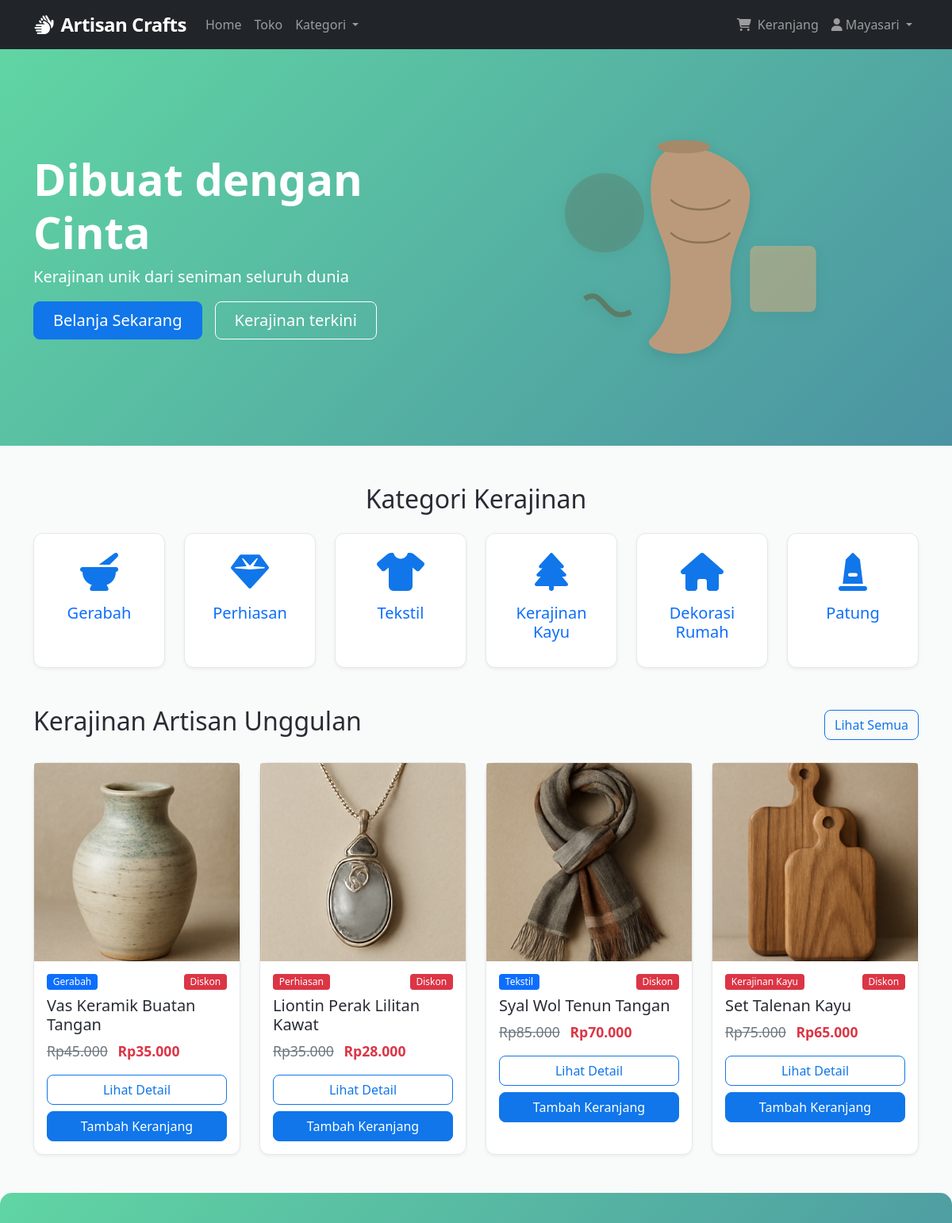
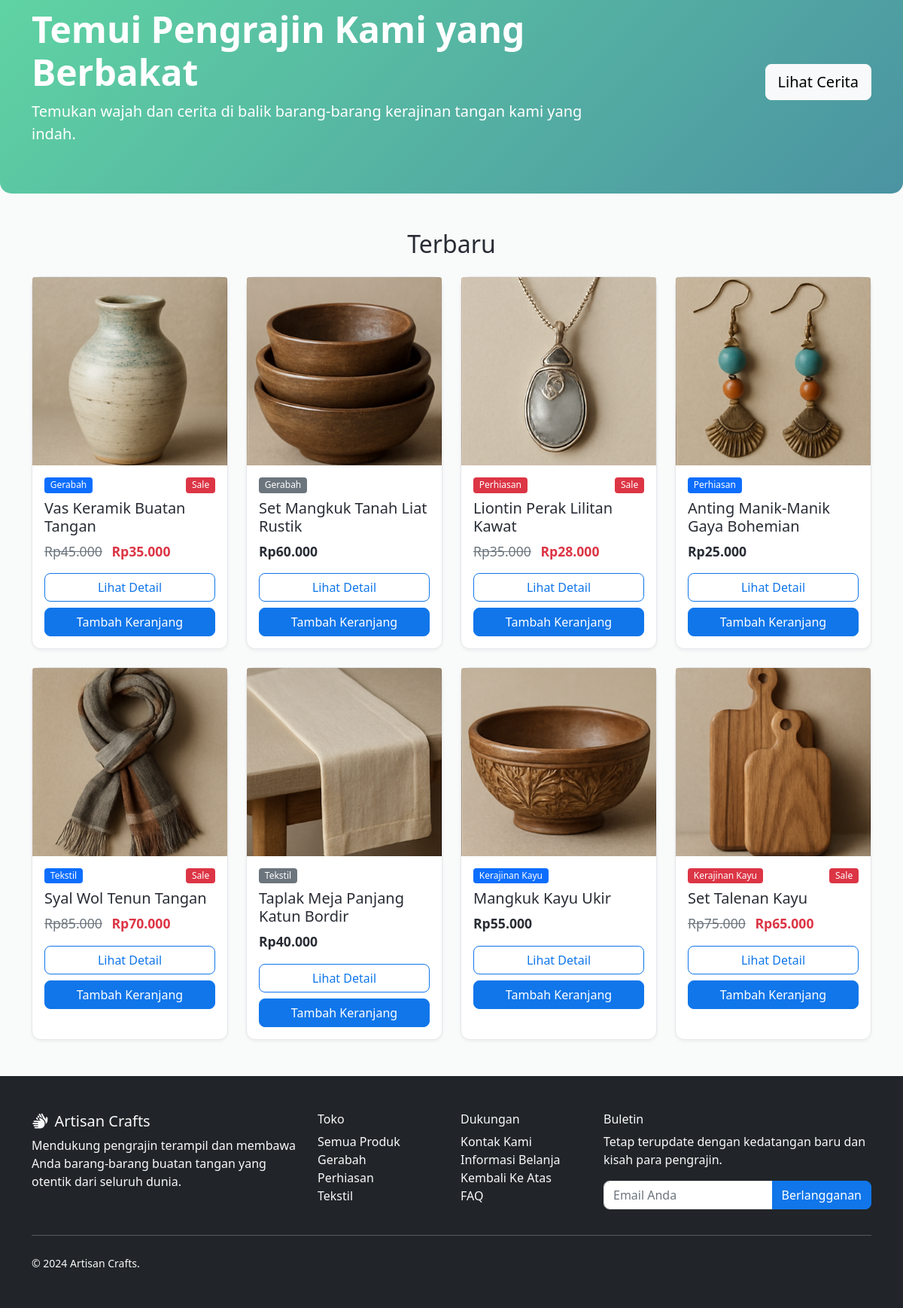
The app's page / (signed in) with its own data (2 pictures, top to bottom).
### models.py (models this page shows, shortened)
class Category(db.Model):
    id = db.Column(db.Integer, primary_key=True)
    code = db.Column(db.String(2), unique=True, nullable=False)
    name = db.Column(db.String(100), nullable=False)
    items = db.relationship('Item', backref='category', lazy=True)

class Item(db.Model):
    id = db.Column(db.Integer, primary_key=True)
    title = db.Column(db.String(200), nullable=False)
    slug = db.Column(db.String(200), unique=True, nullable=False)
    description = db.Column(db.Text, nullable=False)
    price = db.Column(db.Numeric(10, 2), nullable=False)
    discount_price = db.Column(db.Numeric(10, 2), nullable=True)
    image_url = db.Column(db.String(500), nullable=True)
    category_id = db.Column(db.Integer, db.ForeignKey('category.id'), nullable=False)
    label = db.Column(db.String(1), default='P')  # P=Primary, S=Secondary, D=Danger
    date_added = db.Column(db.DateTime, default=datetime.utcnow)
    order_items = db.relationship('OrderItem', backref='item', lazy=True)
    def get_absolute_url(self):
        return f'/product/{self.slug}'
    def get_add_to_cart_url(self):
        return f'/add-to-cart/{self.slug}'
    def get_label_display(self):
        if self.label == 'P':
            return 'primary'
        elif self.label == 'S':
            return 'secondary'
        elif self.label == 'D':
            return 'danger'
        return 'primary'

### core/routes.py (the view)
@bp.route('/')
def home():
    featured_items = Item.query.filter(Item.discount_price.isnot(None)).limit(4).all()
    latest_items = Item.query.order_by(Item.date_added.desc()).limit(8).all()
    categories = Category.query.all()
    return render_template('home.html',
                         featured_items=featured_items,
                         latest_items=latest_items,
                         categories=categories)

### app.py (called while the page is built)
def format_rupiah(value):
    if value is None:
        return ""
    harga_ribuan = int(value) * 1000
    return f"Rp{harga_ribuan:,}".replace(',', '.')

### core/routes.py (called while the page is built, shortened)
def get_or_create_order():
    if 'user_id' in session:
        order = Order.query.filter_by(user_id=session['user_id'], ordered=False).first()
        if not order:
            order = Order(user_id=session['user_id'])
            db.session.add(order)
            db.session.commit()
    return order

@bp.app_context_processor
def inject_cart_count():
    try:
        order = get_or_create_order()
        cart_count = order.get_item_count() if order else 0
    except:
        cart_count = 0
    return dict(cart_count=cart_count)

### models.py (called while the page is built)
    def get_item_count(self):
        return sum(item.quantity for item in self.items)

### templates/home.html (shortened to what this page needs)
{% extends 'base.html' %}
{% block content %}
<div class="hero-section">
    <div class="hero-carousel carousel slide" data-bs-ride="carousel">
        <div class="carousel-inner">
            <div class="carousel-item active">
                <div class="container">
                    <div class="row align-items-center py-5">
                        <div class="col-md-6 text-md-start text-center">
                            <h1 class="display-4 fw-bold">Dibuat dengan Cinta</h1>
                            <p class="lead">Kerajinan unik dari seniman seluruh dunia</p>
                            <div class="d-grid gap-2 d-md-flex justify-content-md-start justify-content-center">
                                <a href="{{ url_for('core.products') }}" class="btn btn-primary btn-lg px-4 me-md-2">Belanja Sekarang</a>
                                <a href="#featured" class="btn btn-outline-secondary btn-lg px-4">Kerajinan terkini</a>
                            </div>
                        </div>
                        <div class="col-md-6 d-none d-md-block">
                            <div class="hero-image">
                            </div>
                        </div>
                    </div>
                </div>
            </div>
        </div>
    </div>
</div>
<div class="container mt-5">
    <h2 class="text-center mb-4">Kategori Kerajinan</h2>
    <div class="row g-4">
        {% for category in categories %}
        <div class="col-6 col-md-4 col-lg-2">
            <a href="{{ url_for('core.products', category=category.code) }}" class="text-decoration-none">
                <div class="card category-card h-100 text-center">
                    <div class="card-body">
                        {% if category.code == 'PT' %}
                            <i class="fas fa-mortar-pestle fa-3x mb-3"></i>
                        {% elif category.code == 'JW' %}
                            <i class="fas fa-gem fa-3x mb-3"></i>
                        {% elif category.code == 'TX' %}
                            <i class="fas fa-tshirt fa-3x mb-3"></i>
                        {% elif category.code == 'WD' %}
                            <i class="fas fa-tree fa-3x mb-3"></i>
                        {% elif category.code == 'HM' %}
                            <i class="fas fa-home fa-3x mb-3"></i>
                        {% elif category.code == 'SC' %}
                            <i class="fas fa-monument fa-3x mb-3"></i>
                        {% endif %}
                        <h5 class="card-title">{{ category.name }}</h5>
                    </div>
                </div>
            </a>
        </div>
        {% endfor %}
    </div>
</div>
<div class="container mt-5" id="featured">
    <div class="d-flex justify-content-between align-items-center mb-4">
        <h2>Kerajinan Artisan Unggulan</h2>
        <a href="{{ url_for('core.products') }}" class="btn btn-outline-primary">Lihat Semua</a>
    </div>
    <div class="row g-4">
        {% for item in featured_items %}
        <div class="col-md-6 col-lg-3">
            <div class="card product-card h-100">
                {% if item.image_url %}
                <img src="{{ url_for('static', filename='images/' + item.image_url) }}" class="card-img-top" alt="{{ item.title }}">
                {% else %}
                <div class="card-img-top product-placeholder">
                    <i class="fas fa-image fa-3x text-muted"></i>
                </div>
                {% endif %}
                <div class="card-body">
                    <div class="d-flex justify-content-between mb-2">
                        <span class="badge bg-{{ item.get_label_display() }}">
                            {{ item.category.name }}
                        </span>
                        {% if item.discount_price %}
                        <span class="badge bg-danger">Diskon</span>
                        {% endif %}
                    </div>
                    <h5 class="card-title">{{ item.title }}</h5>
                    <div class="product-price mb-3">
                        {% if item.discount_price %}
                        <span class="text-muted text-decoration-line-through me-2">{{ item.price|rupiah }}</span>
                        <span class="fw-bold text-danger">{{ item.discount_price|rupiah }}</span>
                        {% else %}
                        <span class="fw-bold">{{ item.price|rupiah }}</span>
                        {% endif %}
                    </div>
                    <div class="d-grid gap-2">
                        <a href="{{ item.get_absolute_url() }}" class="btn btn-outline-primary">Lihat Detail</a>
                        <a href="{{ item.get_add_to_cart_url() }}" class="btn btn-primary">Tambah Keranjang</a>
                    </div>
                </div>
            </div>
        </div>
        {% else %}
        <div class="col-12">
            <div class="alert alert-info text-center">
                Tidak ada produk unggulan yang tersedia saat ini.
            </div>
        </div>
        {% endfor %}
    </div>
</div>
<div class="promo-banner my-5 py-5 text-white">
    <div class="container">
        <div class="row align-items-center">
            <div class="col-md-8">
                <h2 class="display-5 fw-bold">Temui Pengrajin Kami yang Berbakat</h2>
                <p class="lead">Temukan wajah dan cerita di balik barang-barang kerajinan tangan kami yang indah.</p>
            </div>
            <div class="col-md-4 text-md-end text-center mt-3 mt-md-0">
                <a href="#" class="btn btn-light btn-lg">Lihat Cerita</a>
            </div>
        </div>
    </div>
</div>
<div class="container mt-5">
    <h2 class="text-center mb-4">Terbaru</h2>
    <div class="row g-4">
        {% for item in latest_items[:8] %}
        <div class="col-md-6 col-lg-3">
            <div class="card product-card h-100">
                {% if item.image_url %}
                <img src="{{ url_for('static', filename='images/' + item.image_url) }}" class="card-img-top" alt="{{ item.title }}">
                {% else %}
                <div class="card-img-top product-placeholder">
                    <i class="fas fa-image fa-3x text-muted"></i>
                </div>
                {% endif %}
                <div class="card-body">
                    <div class="d-flex justify-content-between mb-2">
                        <span class="badge bg-{{ item.get_label_display() }}">
                            {{ item.category.name }}
                        </span>
                        {% if item.discount_price %}
                        <span class="badge bg-danger">Sale</span>
                        {% endif %}
                    </div>
                    <h5 class="card-title">{{ item.title }}</h5>
                    <div class="product-price mb-3">
                        {% if item.discount_price %}
                        <span class="text-muted text-decoration-line-through me-2">{{ item.price|rupiah}}</span>
                        <span class="fw-bold text-danger">{{ item.discount_price|rupiah }}</span>
                        {% else %}
                        <span class="fw-bold">{{ item.price|rupiah }}</span>
                        {% endif %}
                    </div>
                    <div class="d-grid gap-2">
                        <a href="{{ item.get_absolute_url() }}" class="btn btn-outline-primary">Lihat Detail</a>
                        <a href="{{ item.get_add_to_cart_url() }}" class="btn btn-primary">Tambah Keranjang</a>
                    </div>
                </div>
            </div>
        </div>
        {% endfor %}
    </div>
</div>
{% endblock %}

### static/css/style.css (style rules this page uses)
:root { --primary-color: 212 87% 49%; --secondary-color: 30 70% 70%; --accent-color: 92 40% 40%; --background: 210 11% 98%; --card-background: 0 0% 100%; --text-primary: 220 13% 18%; --text-secondary: 220 9% 46%; --border-color: 220 13% 91%; }
body { font-family: 'Segoe UI', Tahoma, Geneva, Verdana, sans-serif; background-color: hsl(var(--background)); color: hsl(var(--text-primary)); }
.hero-section { background: linear-gradient(135deg, #60d5a3 0%, #4b93a2 100%); color: white; min-height: 500px; }
.hero-section .btn-outline-secondary { color: white; border-color: white; }
.hero-image svg { max-width: 100%; height: auto; filter: drop-shadow(0 4px 8px rgba(0,0,0,0.1)); }
.product-card { transition: transform 0.3s ease, box-shadow 0.3s ease; border: 1px solid hsl(var(--border-color)); background-color: hsl(var(--card-background)); }
.product-card .card-img-top { height: 250px; object-fit: cover; background-color: hsl(var(--background)); }
.product-price { font-size: 1.1rem; }
.category-card { transition: transform 0.3s ease, box-shadow 0.3s ease; border: 1px solid hsl(var(--border-color)); background-color: hsl(var(--card-background)); }
.category-card .card-body { padding: 1.5rem; }
.category-card .fa-3x { color: hsl(var(--primary-color)); }
.promo-banner { background: linear-gradient(135deg, #60d5a3 0%, #4b93a2 100%); border-radius: 15px; margin: 3rem 0; }
.btn { border-radius: 8px; font-weight: 500; transition: all 0.3s ease; }
.btn-primary { background-color: hsl(var(--primary-color)); border-color: hsl(var(--primary-color)); }
.btn-outline-primary { color: hsl(var(--primary-color)); border-color: hsl(var(--primary-color)); }
.card { border: 1px solid hsl(var(--border-color)); border-radius: 12px; background-color: hsl(var(--card-background)); box-shadow: 0 2px 4px rgba(0,0,0,0.05); }
.badge { font-size: 0.75rem; font-weight: 500; }
.product-card, .category-card { animation: fadeIn 0.6s ease-out; }

### records on screen
Category: code "PT" (drawn), name "Gerabah"
Category: code "JW" (drawn), name "Perhiasan"
Category: code "TX" (drawn), name "Tekstil"
Category: code "WD" (drawn), name "Kerajinan Kayu"
Category: code "HM" (drawn), name "Dekorasi Rumah"
Category: code "SC" (drawn), name "Patung"
Item: image_url (picture), category.name "Gerabah", shows "Diskon", title "Vas Keramik Buatan Tangan", price|rupiah "Rp45.000", discount_price|rupiah "Rp35.000", shows "Sale"
Item: image_url (picture), category.name "Perhiasan", shows "Diskon", title "Liontin Perak Lilitan Kawat", price|rupiah "Rp35.000", discount_price|rupiah "Rp28.000", shows "Sale"
Item: image_url (picture), category.name "Tekstil", shows "Diskon", title "Syal Wol Tenun Tangan", price|rupiah "Rp85.000", discount_price|rupiah "Rp70.000", shows "Sale"
Item: image_url (picture), category.name "Kerajinan Kayu", shows "Diskon", title "Set Talenan Kayu", price|rupiah "Rp75.000", discount_price|rupiah "Rp65.000", shows "Sale"
Item: image_url (picture), category.name "Gerabah", title "Set Mangkuk Tanah Liat Rustik", price|rupiah "Rp60.000"
Item: image_url (picture), category.name "Perhiasan", title "Anting Manik-Manik Gaya Bohemian", price|rupiah "Rp25.000"
Item: image_url (picture), category.name "Tekstil", title "Taplak Meja Panjang Katun Bordir", price|rupiah "Rp40.000"
Item: image_url (picture), category.name "Kerajinan Kayu", title "Mangkuk Kayu Ukir", price|rupiah "Rp55.000"

### other values on screen
{{ session.username }} "Mayasari"
